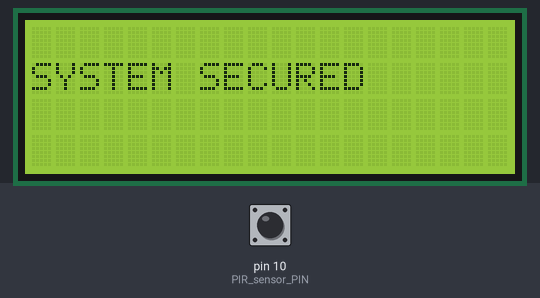
The sketch below on a simulated Arduino Uno, built with avr-gcc and run on an emulated ATmega328P. Parts: 20×4 character LCD. The inputs (shaded band) are chosen by the test bench; at power-on: pin 10 (PIR_sensor_PIN) LOW. What the sketch prints to the serial monitor is not drawn.

Above: at 2.2 s.
2.3 s: pin 10 (PIR_sensor_PIN) driven HIGH
At 3.5 s:
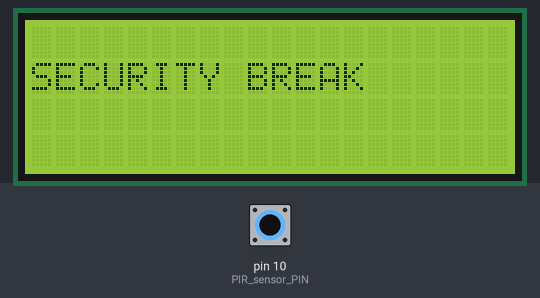
3.8 s: pin 10 (PIR_sensor_PIN) driven LOW
At 4.3 s:
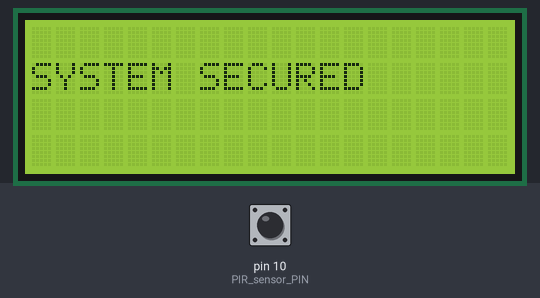
6.8 s: pin 10 (PIR_sensor_PIN) pulsed HIGH 2 times (0.12 s each, 0.3 s apart)
10.4 s: pin 10 (PIR_sensor_PIN) pulsed HIGH 5 times (0.12 s each, 0.3 s apart)
At 11.39 s:
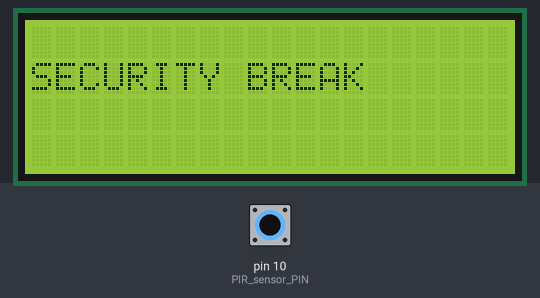
Timing chart, 0 to 13.4 s (numbered marks = the images above; inputs shaded):
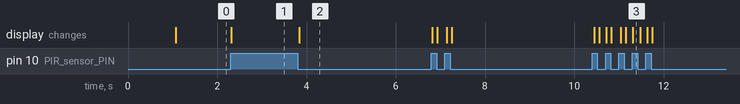

The sketch:

Bagian_Penerima.ino
```cpp
#include <LiquidCrystal.h>
LiquidCrystal lcd (12, 11, 5, 4, 3, 2);
const int PIR_sensor_PIN = 10;

int PIR_sensor_PIN_state = 0;
void setup ()
{
  lcd.begin(20,4);
  Serial.begin(9600);
  pinMode(PIR_sensor_PIN, INPUT);
  lcd.setCursor (0,0);
  lcd.print("SECURITY SYSTEM");
  lcd.setCursor(0,1);
  lcd.print("OF RESTRICTED AREA");
  delay (1000);
}
void loop()
{
  PIR_sensor_PIN_state = digitalRead (PIR_sensor_PIN);
  if (PIR_sensor_PIN_state == HIGH)
  {
    lcd.clear();
    int PIR_SERIAL_BYTE=10;
    Serial.write (PIR_SERIAL_BYTE);
    lcd.setCursor(0,1);
    lcd.print ("SECURITY BREAK");
    delay (50);
  }
  else
  {
    lcd.clear();
    int PIR_SERIAL_BYTE=20;
    Serial.write (PIR_SERIAL_BYTE);
    lcd.setCursor(0,1);
    lcd.print ("SYSTEM SECURED");
    delay(50);
  }
}
```

Measured:
- after the input at 2.3 s, the display: changes at once (image 1)
- after the input at 3.8 s, the display: changes at once (image 2)
- after the input at 10.4 s, the display: changes after 0.05 s (image 3)
